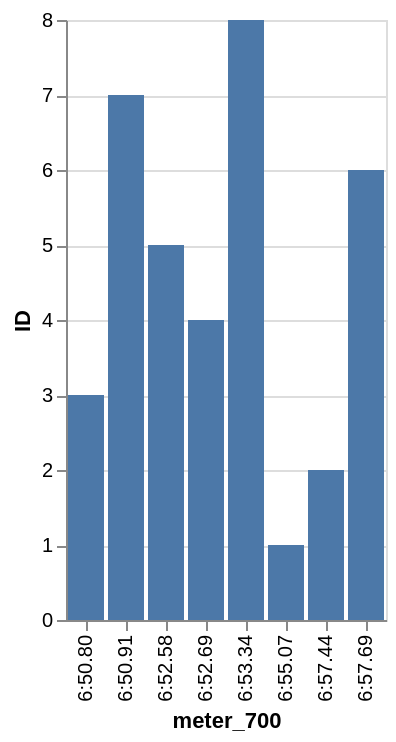

Vega-Lite specification stored for this chart:
### Vega-Lite specification from a JSON file in a GitHub repository (floating-point values rounded to 4 significant figures)
{"data": {"values": [{"x_data": "6:50.80", "y_data": 3}, {"x_data": "6:50.91", "y_data": 7}, {"x_data": "6:52.58", "y_data": 5}, {"x_data": "6:52.69", "y_data": 4}, {"x_data": "6:53.34", "y_data": 8}, {"x_data": "6:55.07", "y_data": 1}, {"x_data": "6:57.44", "y_data": 2}, {"x_data": "6:57.69", "y_data": 6}]}, "mark": "bar", "encoding": {"x": {"field": "x_data", "type": "nominal", "title": "meter_700", "sort": "ascending"}, "y": {"field": "y_data", "type": "quantitative", "title": "ID"}}}
